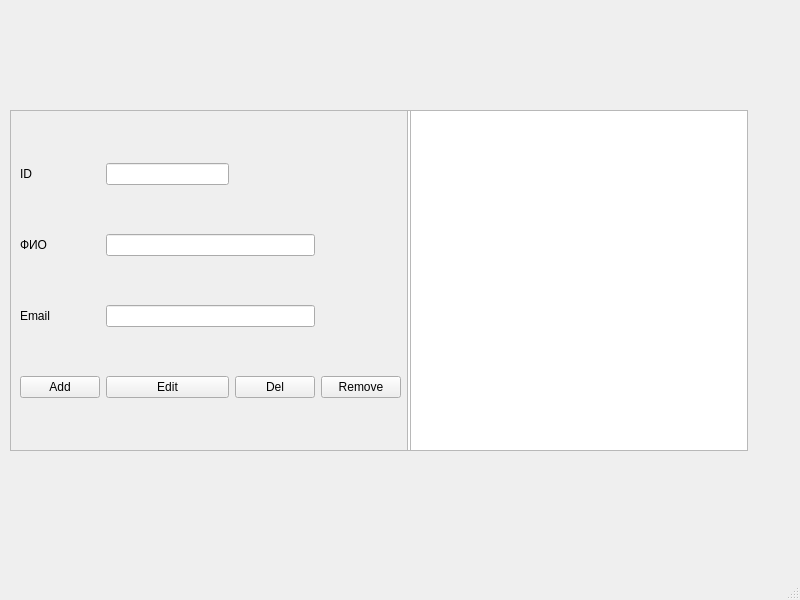
<?xml version="1.0" encoding="UTF-8"?>
<ui version="4.0">
 <class>client_table</class>
 <widget class="QMainWindow" name="client_table">
  <property name="geometry">
   <rect>
    <x>0</x>
    <y>0</y>
    <width>800</width>
    <height>600</height>
   </rect>
  </property>
  <property name="windowTitle">
   <string>MainWindow</string>
  </property>
  <widget class="QWidget" name="centralwidget">
   <widget class="QTableWidget" name="twOrg">
    <property name="geometry">
     <rect>
      <x>407</x>
      <y>110</y>
      <width>341</width>
      <height>341</height>
     </rect>
    </property>
   </widget>
   <widget class="QFrame" name="frame">
    <property name="geometry">
     <rect>
      <x>10</x>
      <y>110</y>
      <width>401</width>
      <height>341</height>
     </rect>
    </property>
    <property name="minimumSize">
     <size>
      <width>335</width>
      <height>326</height>
     </size>
    </property>
    <property name="frameShape">
     <enum>QFrame::StyledPanel</enum>
    </property>
    <property name="frameShadow">
     <enum>QFrame::Raised</enum>
    </property>
    <layout class="QGridLayout" name="gridLayout">
     <item row="2" column="0">
      <widget class="QLabel" name="lbEmail">
       <property name="text">
        <string>Email</string>
       </property>
      </widget>
     </item>
     <item row="1" column="1" colspan="2">
      <widget class="QLineEdit" name="leFio"/>
     </item>
     <item row="0" column="0">
      <widget class="QLabel" name="lbID">
       <property name="text">
        <string>ID</string>
       </property>
      </widget>
     </item>
     <item row="1" column="0">
      <widget class="QLabel" name="lbFIO">
       <property name="text">
        <string>ФИО</string>
       </property>
      </widget>
     </item>
     <item row="3" column="2">
      <widget class="QPushButton" name="btnDel">
       <property name="text">
        <string>Del</string>
       </property>
      </widget>
     </item>
     <item row="0" column="1">
      <widget class="QLineEdit" name="leID"/>
     </item>
     <item row="3" column="3">
      <widget class="QPushButton" name="btnRemove">
       <property name="text">
        <string>Remove</string>
       </property>
      </widget>
     </item>
     <item row="3" column="1">
      <widget class="QPushButton" name="btnEdit">
       <property name="text">
        <string>Edit</string>
       </property>
      </widget>
     </item>
     <item row="2" column="1" colspan="2">
      <widget class="QLineEdit" name="leEmail"/>
     </item>
     <item row="3" column="0">
      <widget class="QPushButton" name="btnAdd">
       <property name="text">
        <string>Add</string>
       </property>
      </widget>
     </item>
    </layout>
   </widget>
  </widget>
  <widget class="QMenuBar" name="menubar">
   <property name="geometry">
    <rect>
     <x>0</x>
     <y>0</y>
     <width>800</width>
     <height>22</height>
    </rect>
   </property>
  </widget>
  <widget class="QStatusBar" name="statusbar"/>
 </widget>
 <resources/>
 <connections/>
</ui>
